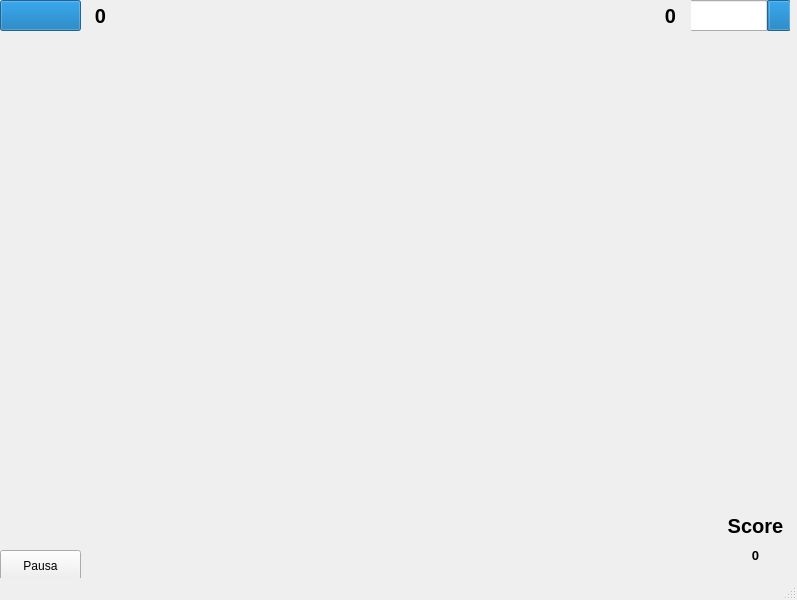
<?xml version="1.0" encoding="UTF-8"?>
<ui version="4.0">
 <class>MainWindow</class>
 <widget class="QMainWindow" name="MainWindow">
  <property name="geometry">
   <rect>
    <x>0</x>
    <y>0</y>
    <width>797</width>
    <height>600</height>
   </rect>
  </property>
  <property name="mouseTracking">
   <bool>true</bool>
  </property>
  <property name="windowTitle">
   <string>MainWindow</string>
  </property>
  <widget class="QWidget" name="centralwidget">
   <property name="mouseTracking">
    <bool>true</bool>
   </property>
   <widget class="QLabel" name="label">
    <property name="geometry">
     <rect>
      <x>0</x>
      <y>0</y>
      <width>800</width>
      <height>600</height>
     </rect>
    </property>
    <property name="mouseTracking">
     <bool>true</bool>
    </property>
    <property name="text">
     <string/>
    </property>
    <property name="scaledContents">
     <bool>true</bool>
    </property>
   </widget>
   <widget class="QLabel" name="label_2">
    <property name="geometry">
     <rect>
      <x>375</x>
      <y>232</y>
      <width>50</width>
      <height>50</height>
     </rect>
    </property>
    <property name="mouseTracking">
     <bool>true</bool>
    </property>
    <property name="text">
     <string/>
    </property>
    <property name="scaledContents">
     <bool>true</bool>
    </property>
   </widget>
   <widget class="QLabel" name="label_3">
    <property name="geometry">
     <rect>
      <x>100</x>
      <y>170</y>
      <width>21</width>
      <height>21</height>
     </rect>
    </property>
    <property name="cursor">
     <cursorShape>ArrowCursor</cursorShape>
    </property>
    <property name="mouseTracking">
     <bool>true</bool>
    </property>
    <property name="text">
     <string/>
    </property>
    <property name="scaledContents">
     <bool>true</bool>
    </property>
   </widget>
   <widget class="QLabel" name="label_5">
    <property name="geometry">
     <rect>
      <x>80</x>
      <y>0</y>
      <width>41</width>
      <height>31</height>
     </rect>
    </property>
    <property name="font">
     <font>
      <pointsize>15</pointsize>
      <weight>75</weight>
      <bold>true</bold>
     </font>
    </property>
    <property name="autoFillBackground">
     <bool>true</bool>
    </property>
    <property name="text">
     <string>0</string>
    </property>
    <property name="alignment">
     <set>Qt::AlignCenter</set>
    </property>
   </widget>
   <widget class="QProgressBar" name="progressBar">
    <property name="geometry">
     <rect>
      <x>0</x>
      <y>0</y>
      <width>81</width>
      <height>31</height>
     </rect>
    </property>
    <property name="value">
     <number>100</number>
    </property>
    <property name="alignment">
     <set>Qt::AlignCenter</set>
    </property>
    <property name="textVisible">
     <bool>false</bool>
    </property>
    <property name="invertedAppearance">
     <bool>false</bool>
    </property>
    <property name="format">
     <string>%p%</string>
    </property>
   </widget>
   <widget class="QProgressBar" name="progressBar_2">
    <property name="geometry">
     <rect>
      <x>689</x>
      <y>0</y>
      <width>101</width>
      <height>31</height>
     </rect>
    </property>
    <property name="font">
     <font>
      <kerning>true</kerning>
     </font>
    </property>
    <property name="layoutDirection">
     <enum>Qt::RightToLeft</enum>
    </property>
    <property name="autoFillBackground">
     <bool>false</bool>
    </property>
    <property name="inputMethodHints">
     <set>Qt::ImhNone</set>
    </property>
    <property name="value">
     <number>20</number>
    </property>
    <property name="textVisible">
     <bool>false</bool>
    </property>
    <property name="invertedAppearance">
     <bool>false</bool>
    </property>
    <property name="textDirection">
     <enum>QProgressBar::TopToBottom</enum>
    </property>
    <property name="format">
     <string>%p%</string>
    </property>
   </widget>
   <widget class="QLabel" name="label_4">
    <property name="geometry">
     <rect>
      <x>650</x>
      <y>0</y>
      <width>41</width>
      <height>31</height>
     </rect>
    </property>
    <property name="font">
     <font>
      <pointsize>15</pointsize>
      <weight>75</weight>
      <bold>true</bold>
     </font>
    </property>
    <property name="autoFillBackground">
     <bool>true</bool>
    </property>
    <property name="text">
     <string>0</string>
    </property>
    <property name="alignment">
     <set>Qt::AlignCenter</set>
    </property>
   </widget>
   <widget class="QLabel" name="label_6">
    <property name="geometry">
     <rect>
      <x>720</x>
      <y>510</y>
      <width>71</width>
      <height>31</height>
     </rect>
    </property>
    <property name="font">
     <font>
      <pointsize>15</pointsize>
      <weight>75</weight>
      <bold>true</bold>
     </font>
    </property>
    <property name="autoFillBackground">
     <bool>true</bool>
    </property>
    <property name="text">
     <string>Score</string>
    </property>
    <property name="alignment">
     <set>Qt::AlignCenter</set>
    </property>
   </widget>
   <widget class="QLabel" name="label_7">
    <property name="geometry">
     <rect>
      <x>720</x>
      <y>540</y>
      <width>71</width>
      <height>31</height>
     </rect>
    </property>
    <property name="font">
     <font>
      <pointsize>10</pointsize>
      <weight>75</weight>
      <bold>true</bold>
     </font>
    </property>
    <property name="autoFillBackground">
     <bool>true</bool>
    </property>
    <property name="text">
     <string>0</string>
    </property>
    <property name="alignment">
     <set>Qt::AlignCenter</set>
    </property>
   </widget>
   <widget class="QPushButton" name="pushButton">
    <property name="geometry">
     <rect>
      <x>0</x>
      <y>550</y>
      <width>81</width>
      <height>31</height>
     </rect>
    </property>
    <property name="text">
     <string>Pausa</string>
    </property>
   </widget>
  </widget>
  <widget class="QMenuBar" name="menubar">
   <property name="geometry">
    <rect>
     <x>0</x>
     <y>0</y>
     <width>797</width>
     <height>21</height>
    </rect>
   </property>
  </widget>
  <widget class="QStatusBar" name="statusbar"/>
 </widget>
 <resources/>
 <connections/>
</ui>
